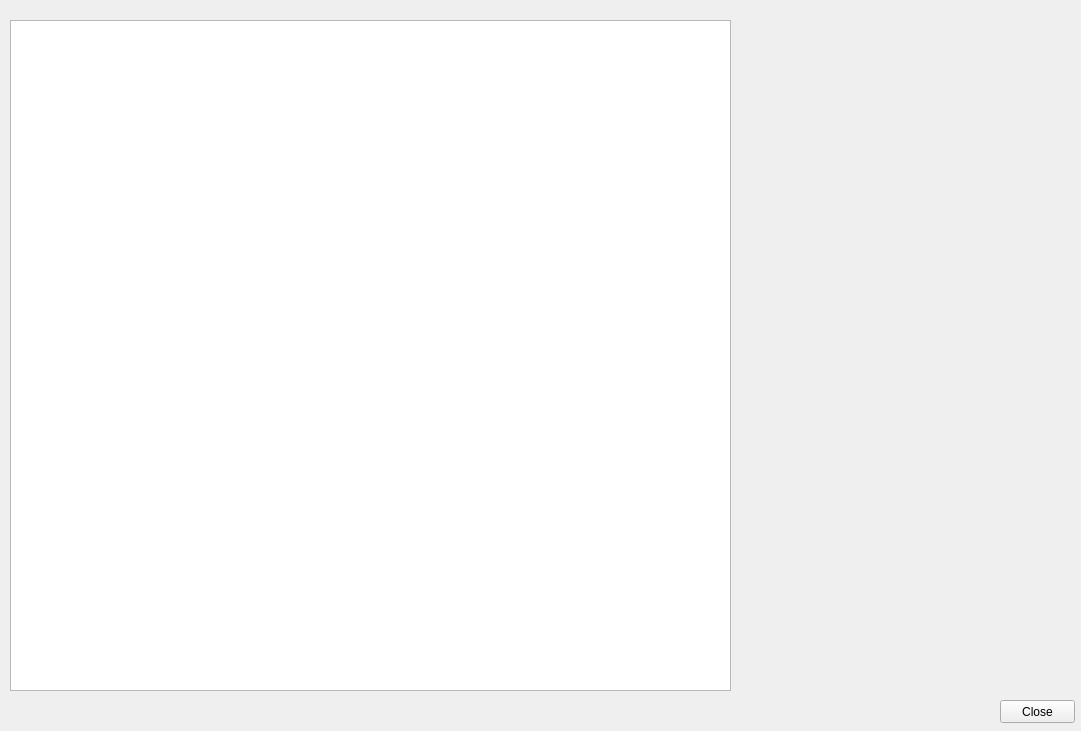
<?xml version="1.0" encoding="UTF-8"?>
<ui version="4.0">
 <class>Form</class>
 <widget class="QWidget" name="Form">
  <property name="geometry">
   <rect>
    <x>0</x>
    <y>0</y>
    <width>1081</width>
    <height>731</height>
   </rect>
  </property>
  <property name="windowTitle">
   <string>Form</string>
  </property>
  <widget class="GraphicsLayoutWidget" name="graphicsLayoutWidget">
   <property name="geometry">
    <rect>
     <x>10</x>
     <y>20</y>
     <width>721</width>
     <height>671</height>
    </rect>
   </property>
  </widget>
  <widget class="QWidget" name="gridLayoutWidget">
   <property name="geometry">
    <rect>
     <x>740</x>
     <y>20</y>
     <width>341</width>
     <height>671</height>
    </rect>
   </property>
   <layout class="QGridLayout" name="gridlay"/>
  </widget>
  <widget class="QPushButton" name="exitButton">
   <property name="geometry">
    <rect>
     <x>1000</x>
     <y>700</y>
     <width>75</width>
     <height>23</height>
    </rect>
   </property>
   <property name="text">
    <string>Close</string>
   </property>
  </widget>
 </widget>
 <customwidgets>
  <customwidget>
   <class>GraphicsLayoutWidget</class>
   <extends>QGraphicsView</extends>
   <header>pyqtgraph.h</header>
  </customwidget>
 </customwidgets>
 <resources/>
 <connections/>
</ui>
